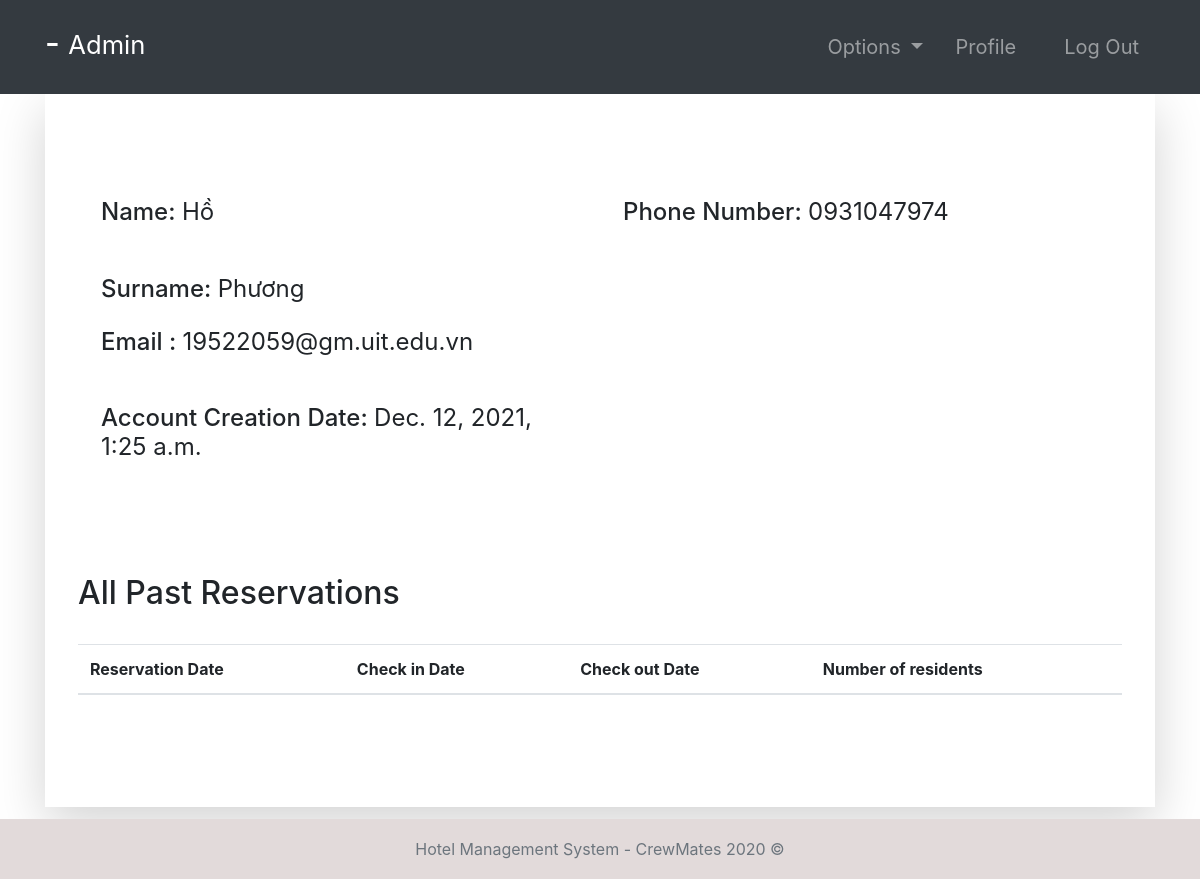
Page /guest-profile/2 (signed in) on the committed database.
### accounts/models.py (models this page shows, shortened)
class Guest(models.Model):
    user = models.OneToOneField(User, null=True, on_delete=models.CASCADE)
    phoneNumber = PhoneNumberField(unique=True)

### accounts/views.py (the view, shortened to what this page needs)
# urls.py: path('guest-profile/<str:pk>', guest_profile, name="guest-profile"),
@login_required(login_url='login')
def guest_profile(request, pk):
    tempUser = User.objects.get(id=pk)
    guest = Guest.objects.get(user=tempUser)
    role = str(request.user.groups.all()[0])
    path = role + "/"
    eventAttendees = EventAttendees.objects.filter(guest=guest)
    bookings = Booking.objects.filter(guest=guest)
    context = {
        "role": role,
        "guest": guest,
        "eventAttendees": eventAttendees,
        "bookings": bookings
    }
    return render(request, path + "guest-profile.html", context)

### Templates/admin/guest-profile.html
{% extends '../index.html' %}
{% block context %}
{% include '../common_pages/guest-profile.html' %}
{% endblock %}

### Templates/incs/nav.html (shortened to what this page needs)
<nav class="navbar navbar-dark bg-dark navbar-expand-lg py-3 " role="navigation">
    <div class="container">
        <a href="" class="navbar-brand">
            <h2 class="text-capitalize">
                {{ request.user.first_name }} {{ request.user.last_name }} -
                <small>
                    {{ role }}
                </small>
            </h2>
        </a>
        <div class="collapse navbar-collapse" id="navbarTags">
            <ul class="navbar-nav ml-auto">
                <li class="nav-item dropdown p-2">
                    <a class="nav-link dropdown-toggle" href="#" id="navbarDropdown" role="button"
                        data-toggle="dropdown" aria-haspopup="true" aria-expanded="false">
                        Options
                    </a>
                </li>
                <li class="nav-item mr-3 p-2">
                    {% if role == 'staff' or role == 'receptionist' or role == 'admin' or role == 'manager' %}
                    <a href="{% url 'employee-profile' user.id %}" class="nav-link">Profile</a>
                    {% endif %}
                </li>
                <li class="nav-item p-2 ">
                    <a href="{% url 'logout' %}" class="nav-link">Log Out</a>
                </li>
            </ul>
        </div>
    </div>
</nav>

### Templates/common_pages/guest-profile.html (shortened to what this page needs)
<div class="container">
    <div class="shadow-lg p-5">
        <div class="row mt-5">
            <div class="col-6">
                <form action="" method="POST">
                    <div class="p-2 h4">
                        <span>Name:</span>
                        {% if guest.user.id != request.user.id %}
                        <span class="font-weight-normal">{{guest.user.first_name}} </span>
                        {% else %}
                        <input type="text" class="form-control border border-secondary" id="id_first_name"
                            value="{{guest.user.first_name}}" name="first_name">
                        {% endif %}
                    </div>
                    <br>
                    <div class="p-2 h4">
                        <span>Surname:</span>
                        {% if guest.user.id != request.user.id %}
                        <span class="font-weight-normal"> {{guest.user.last_name}}</span>
                        {% else %}
                        <input type="text" class="form-control border border-secondary" id="id_last_name"
                            value="{{guest.user.last_name}}" name="last_name">
                        {% endif %}
                    </div>
                    <div class="p-2 h4">
                        <span>Email :</span>
                        <span class="font-weight-normal">{{guest.user.email}}</span>
                    </div>
                    <br>
                    <div class="p-2 h4">
                        <span>Account Creation Date:</span>
                        <span class="font-weight-normal">{{guest.user.date_joined}}</span>
                    </div>
            </div>
            <div class="col-6">
                <div class="p-2 h4">
                    <span>Phone Number: </span>
                    {% if guest.user.id != request.user.id %}
                    <span class="font-weight-normal">{{guest.phoneNumber}}</span>
                    {% else %}
                    <input type="text" class="form-control border border-secondary" id="id_phoneNumber"
                        value="{{guest.phoneNumber}}" name="phoneNumber">
                    {% endif %}
                </div>
                <br>
            </div>
        </div>
        <br>
        <br>
        <div class="row">
            <div class="table-responsive table-striped my-5">
                <div class="table-header row">
                    <div class="col-sm-12 col-md-12 col-lg-4 mb-4">
                        <h2>All Past Reservations</h2>
                    </div>
                </div>
                <table class="table table-hover">
                    <thead>
                        <tr>
                            <th>Reservation Date</th>
                            <th>Check in Date</th>
                            <th>Check out Date</th>
                            <th>Number of residents</th>
                        </tr>
                    </thead>
                </table>
            </div>
        </div>
    </div>
</div>

### static/css/main.css (style rules this page uses)
* { margin: 0; padding: 0; -webkit-font-smoothing: antialiased; }
body { position: relative; }
nav .nav-item { font-size: 20px; }

### rows in the picture
Guest: user.first_name "Hồ", user.last_name "Phương", user.email "19522059@gm.uit.edu.vn", user.date_joined "Dec. 12, 2021, 1:25 a.m.", phoneNumber "0931047974"

### other values in the picture
{{ role }} "Admin"
